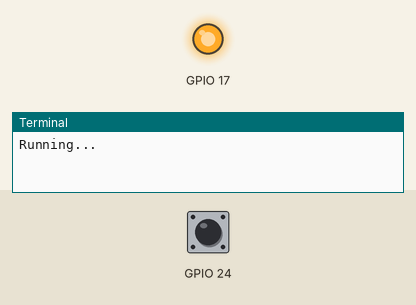
Recording of a program running on a simulated Raspberry Pi (BCM pin numbers). Parts: output pins drawn as LEDs (lit = HIGH), the last lines printed to the terminal. Inputs (shaded band) come from the test bench; at power-on: GPIO 24 LOW. At 1.3 s the program stops and its outputs stay as they are.

Above: at 0.1 s.
At 1.2 s:
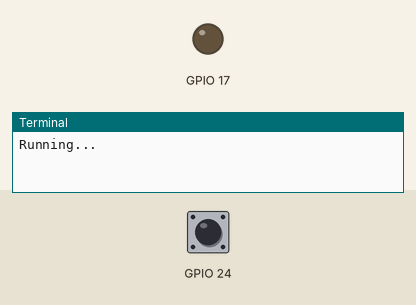
1.3 s: GPIO 24 pulled HIGH for 0.15 s
At 2.1 s:
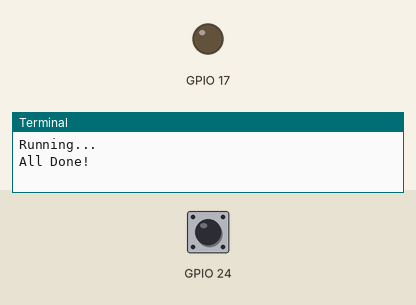
Timing chart, 0 to 2.8 s (numbered marks = the images above; inputs shaded):
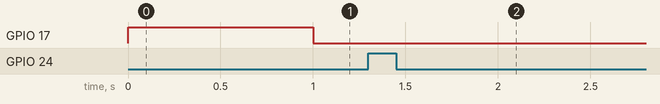

Measured:
- after the input at 1.3 s, GPIO 17: stays LOW (without the input it goes to HIGH after 0.70 s)

The program:

button2.py
```python
#!/usr/bin/python

import RPi.GPIO as GPIO
from time import sleep
import sys

GPIO.setmode(GPIO.BCM)
GPIO.setup(17,GPIO.OUT)
GPIO.setup(24, GPIO.IN, pull_up_down=GPIO.PUD_DOWN)  #Quit btn

def cb_quit(channel):
	GPIO.cleanup()
	print "All Done!"
	sys.exit()

GPIO.add_event_detect(24, GPIO.RISING, callback=cb_quit, bouncetime=50)
print "Running..."

try:
    while True:
        GPIO.output(17,True)
        sleep(1.0)
        GPIO.output(17,False)
        sleep(1.0)

except KeyboardInterrupt:
	print "\nQuitter!"
	sleep(2)

finally:
	GPIO.cleanup()
```
